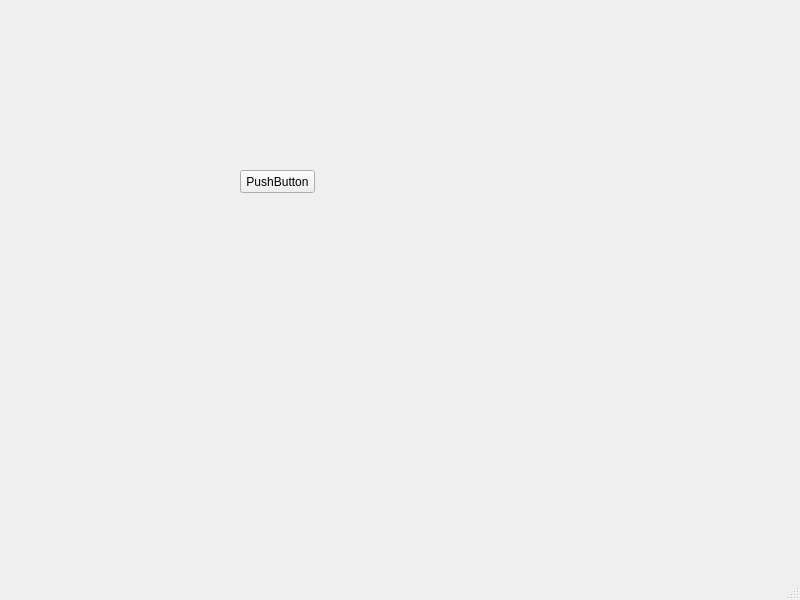
<?xml version="1.0" encoding="UTF-8"?>
<ui version="4.0">
 <class>MainWindow</class>
 <widget class="QMainWindow" name="MainWindow">
  <property name="geometry">
   <rect>
    <x>0</x>
    <y>0</y>
    <width>800</width>
    <height>600</height>
   </rect>
  </property>
  <property name="windowTitle">
   <string>MainWindow</string>
  </property>
  <widget class="QWidget" name="centralwidget">
   <widget class="QPushButton" name="pushButton">
    <property name="geometry">
     <rect>
      <x>240</x>
      <y>170</y>
      <width>75</width>
      <height>23</height>
     </rect>
    </property>
    <property name="text">
     <string>PushButton</string>
    </property>
   </widget>
  </widget>
  <widget class="QMenuBar" name="menubar">
   <property name="geometry">
    <rect>
     <x>0</x>
     <y>0</y>
     <width>800</width>
     <height>21</height>
    </rect>
   </property>
  </widget>
  <widget class="QStatusBar" name="statusbar"/>
 </widget>
 <resources/>
 <connections/>
</ui>
